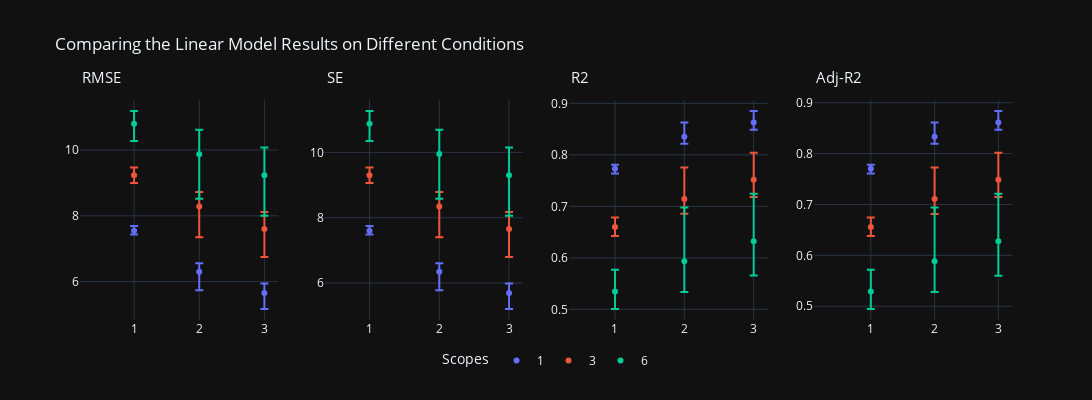
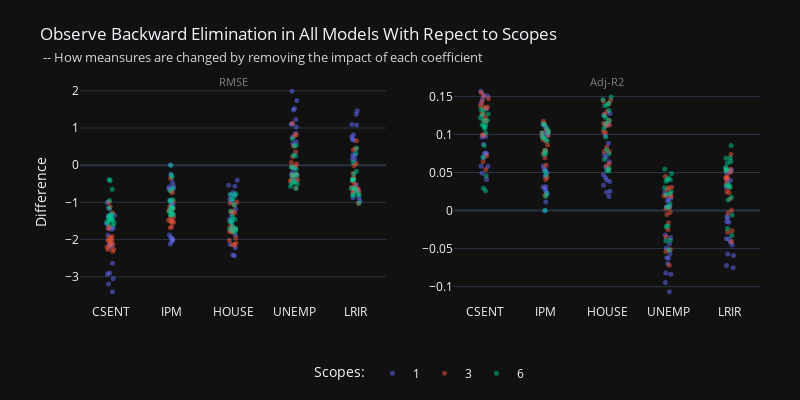
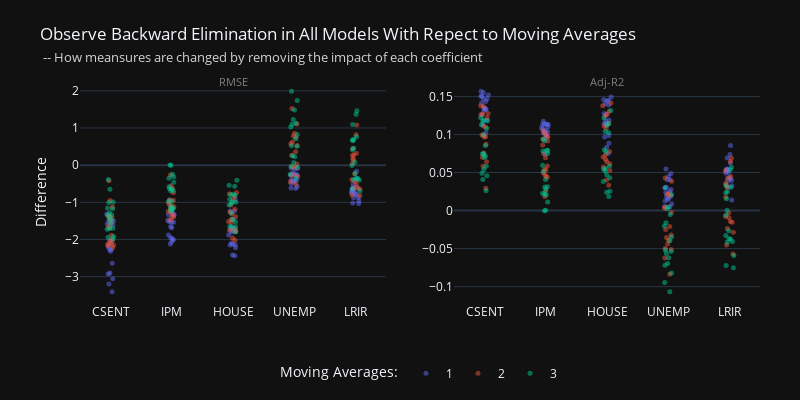

Notebook code cell kept with these figures, in order:
### Code cell
# comparing model performance & backward elimination test
fig1_1, fig1_2, fig1_3 = PA.model_learning([1, 3, 6], model='LinR')

horizon_plots(fig1_1, 'Linear Model').show()
fig1_2.show()
fig1_3.show()

### Figure 1 — Plotly figure (JSON) as saved in the notebook; plotly's stock layout.template omitted (floating-point values rounded to 4 significant figures)
{"data": [{"error_y": {"array": [0.1464, 0.2598, 0.292], "arrayminus": [0.1142, 0.5636, 0.4844]}, "hovertemplate": "SC=1<br>MA=%{x}<br>RMSE_mean=%{y}<extra></extra>", "legendgroup": "1", "marker": {"color": "#636efa", "symbol": "circle"}, "mode": "markers", "name": "1", "orientation": "v", "showlegend": true, "type": "scatter", "x": [1, 2, 3], "xaxis": "x", "y": [7.546, 6.3, 5.651], "yaxis": "y"}, {"error_y": {"array": [0.2338, 0.4361, 0.5202], "arrayminus": [0.2333, 0.9386, 0.8502]}, "hovertemplate": "SC=3<br>MA=%{x}<br>RMSE_mean=%{y}<extra></extra>", "legendgroup": "3", "marker": {"color": "#EF553B", "symbol": "circle"}, "mode": "markers", "name": "3", "orientation": "v", "showlegend": true, "type": "scatter", "x": [1, 2, 3], "xaxis": "x", "y": [9.233, 8.284, 7.595], "yaxis": "y"}, {"error_y": {"array": [0.3899, 0.7421, 0.8474], "arrayminus": [0.5205, 1.359, 1.228]}, "hovertemplate": "SC=6<br>MA=%{x}<br>RMSE_mean=%{y}<extra></extra>", "legendgroup": "6", "marker": {"color": "#00cc96", "symbol": "circle"}, "mode": "markers", "name": "6", "orientation": "v", "showlegend": true, "type": "scatter", "x": [1, 2, 3], "xaxis": "x", "y": [10.8, 9.875, 9.231], "yaxis": "y"}, {"error_y": {"array": [0.1474, 0.2618, 0.2943], "arrayminus": [0.1147, 0.568, 0.4883]}, "hovertemplate": "SC=1<br>MA=%{x}<br>SE_mean=%{y}<extra></extra>", "legendgroup": "1", "marker": {"color": "#636efa", "symbol": "circle"}, "mode": "markers", "name": "1", "orientation": "v", "showlegend": false, "type": "scatter", "x": [1, 2, 3], "xaxis": "x2", "y": [7.601, 6.346, 5.693], "yaxis": "y2"}, {"error_y": {"array": [0.2354, 0.4395, 0.5243], "arrayminus": [0.2346, 0.9459, 0.8568]}, "hovertemplate": "SC=3<br>MA=%{x}<br>SE_mean=%{y}<extra></extra>", "legendgroup": "3", "marker": {"color": "#EF553B", "symbol": "circle"}, "mode": "markers", "name": "3", "orientation": "v", "showlegend": false, "type": "scatter", "x": [1, 2, 3], "xaxis": "x2", "y": [9.301, 8.345, 7.651], "yaxis": "y2"}, {"error_y": {"array": [0.3926, 0.7478, 0.8539], "arrayminus": [0.5247, 1.369, 1.237]}, "hovertemplate": "SC=6<br>MA=%{x}<br>SE_mean=%{y}<extra></extra>", "legendgroup": "6", "marker": {"color": "#00cc96", "symbol": "circle"}, "mode": "markers", "name": "6", "orientation": "v", "showlegend": false, "type": "scatter", "x": [1, 2, 3], "xaxis": "x2", "y": [10.87, 9.947, 9.299], "yaxis": "y2"}, {"error_y": {"array": [0.007785, 0.02781, 0.02235], "arrayminus": [0.008916, 0.01338, 0.01384]}, "hovertemplate": "SC=1<br>MA=%{x}<br>R2_mean=%{y}<extra></extra>", "legendgroup": "1", "marker": {"color": "#636efa", "symbol": "circle"}, "mode": "markers", "name": "1", "orientation": "v", "showlegend": false, "type": "scatter", "x": [1, 2, 3], "xaxis": "x3", "y": [0.7728, 0.8351, 0.8628], "yaxis": "y3"}, {"error_y": {"array": [0.01843, 0.06073, 0.05258], "arrayminus": [0.01742, 0.02906, 0.03332]}, "hovertemplate": "SC=3<br>MA=%{x}<br>R2_mean=%{y}<extra></extra>", "legendgroup": "3", "marker": {"color": "#EF553B", "symbol": "circle"}, "mode": "markers", "name": "3", "orientation": "v", "showlegend": false, "type": "scatter", "x": [1, 2, 3], "xaxis": "x3", "y": [0.6598, 0.7145, 0.7516], "yaxis": "y3"}, {"error_y": {"array": [0.04208, 0.1045, 0.09226], "arrayminus": [0.03394, 0.05966, 0.06655]}, "hovertemplate": "SC=6<br>MA=%{x}<br>R2_mean=%{y}<extra></extra>", "legendgroup": "6", "marker": {"color": "#00cc96", "symbol": "circle"}, "mode": "markers", "name": "6", "orientation": "v", "showlegend": false, "type": "scatter", "x": [1, 2, 3], "xaxis": "x3", "y": [0.5346, 0.5934, 0.6321], "yaxis": "y3"}, {"error_y": {"array": [0.007864, 0.02816, 0.02263], "arrayminus": [0.009022, 0.01354, 0.01402]}, "hovertemplate": "SC=1<br>MA=%{x}<br>Adj-R2_mean=%{y}<extra></extra>", "legendgroup": "1", "marker": {"color": "#636efa", "symbol": "circle"}, "mode": "markers", "name": "1", "orientation": "v", "showlegend": false, "type": "scatter", "x": [1, 2, 3], "xaxis": "x4", "y": [0.77, 0.8331, 0.8611], "yaxis": "y4"}, {"error_y": {"array": [0.01863, 0.06149, 0.05325], "arrayminus": [0.01763, 0.02943, 0.03374]}, "hovertemplate": "SC=3<br>MA=%{x}<br>Adj-R2_mean=%{y}<extra></extra>", "legendgroup": "3", "marker": {"color": "#EF553B", "symbol": "circle"}, "mode": "markers", "name": "3", "orientation": "v", "showlegend": false, "type": "scatter", "x": [1, 2, 3], "xaxis": "x4", "y": [0.6556, 0.711, 0.7486], "yaxis": "y4"}, {"error_y": {"array": [0.04263, 0.1058, 0.09342], "arrayminus": [0.03435, 0.06041, 0.06739]}, "hovertemplate": "SC=6<br>MA=%{x}<br>Adj-R2_mean=%{y}<extra></extra>", "legendgroup": "6", "marker": {"color": "#00cc96", "symbol": "circle"}, "mode": "markers", "name": "6", "orientation": "v", "showlegend": false, "type": "scatter", "x": [1, 2, 3], "xaxis": "x4", "y": [0.5289, 0.5884, 0.6276], "yaxis": "y4"}], "layout": {"annotations": [{"font": {"size": 15}, "showarrow": false, "text": "RMSE", "x": 0.5, "xanchor": "center", "xref": "x", "y": 1.05, "yanchor": "bottom", "yref": "paper"}, {"font": {"size": 15}, "showarrow": false, "text": "SE", "x": 0.5, "xanchor": "center", "xref": "x2", "y": 1.05, "yanchor": "bottom", "yref": "paper"}, {"font": {"size": 15}, "showarrow": false, "text": "R2", "x": 0.5, "xanchor": "center", "xref": "x3", "y": 1.05, "yanchor": "bottom", "yref": "paper"}, {"font": {"size": 15}, "showarrow": false, "text": "Adj-R2", "x": 0.5, "xanchor": "center", "xref": "x4", "y": 1.05, "yanchor": "bottom", "yref": "paper"}], "height": 400, "legend": {"orientation": "h", "title": {"text": "Scopes"}, "x": 0.5, "xanchor": "center", "y": -0.25, "yanchor": "bottom"}, "title": {"text": "Comparing the Linear Model Results on Different Conditions"}, "width": 1200, "xaxis": {"anchor": "y", "domain": [0, 0.2125]}, "xaxis2": {"anchor": "y2", "domain": [0.2625, 0.475]}, "xaxis3": {"anchor": "y3", "domain": [0.525, 0.7375]}, "xaxis4": {"anchor": "y4", "domain": [0.7875, 1]}, "yaxis": {"anchor": "x", "domain": [0, 1]}, "yaxis2": {"anchor": "x2", "domain": [0, 1]}, "yaxis3": {"anchor": "x3", "domain": [0, 1]}, "yaxis4": {"anchor": "x4", "domain": [0, 1]}}}

### Figure 2 — Plotly figure (JSON) as saved in the notebook; plotly's stock layout.template omitted (floating-point values rounded to 4 significant figures)
{"data": [{"alignmentgroup": "True", "boxpoints": "all", "fillcolor": "rgba(255,255,255,0)", "hoveron": "points", "hovertemplate": "sc=1<br>theta=%{x}<br>diff=%{y}<extra></extra>", "legendgroup": "1", "line": {"color": "rgba(255,255,255,0)"}, "marker": {"color": "#636efa", "opacity": 0.5, "size": 5}, "name": "1", "offsetgroup": "1", "orientation": "v", "pointpos": 0, "showlegend": true, "type": "box", "x": ["CSENT", "IPM", "HOUSE", "UNEMP", "LRIR", "CSENT", "IPM", "HOUSE", "UNEMP", "LRIR", "CSENT", "IPM", "HOUSE", "UNEMP", "LRIR", "CSENT", "IPM", "HOUSE", "UNEMP", "LRIR", "CSENT", "IPM", "HOUSE", "UNEMP", "LRIR", "CSENT", "IPM", "HOUSE", "UNEMP", "LRIR", "CSENT", "IPM", "HOUSE", "UNEMP", "LRIR", "CSENT", "IPM", "HOUSE", "UNEMP", "LRIR", "CSENT", "IPM", "HOUSE", "UNEMP", "LRIR", "CSENT", "IPM", "HOUSE", "UNEMP", "LRIR", "CSENT", "IPM", "HOUSE", "UNEMP", "LRIR", "CSENT", "IPM", "HOUSE", "UNEMP", "LRIR", "CSENT", "IPM", "HOUSE", "UNEMP", "LRIR", "CSENT", "IPM", "HOUSE", "UNEMP", "LRIR", "CSENT", "IPM", "HOUSE", "UNEMP", "LRIR", "CSENT", "IPM", "HOUSE", "UNEMP", "LRIR", "CSENT", "IPM", "HOUSE", "UNEMP", "LRIR", "CSENT", "IPM", "HOUSE", "UNEMP", "LRIR"], "x0": " ", "xaxis": "x", "y": [-2.638, -2.008, -2.123, -0.0865, -0.5214, -2.929, -2.059, -2.414, -0.08208, -0.8782, -3.052, -2.12, -2.437, -0.207, -0.6703, -2.903, -1.876, -2.22, -0.2727, -0.6705, -3.195, -1.943, -1.878, -0.2465, -0.871, -3.407, -1.979, -1.663, -0.4085, -0.9565, -1.364, -0.5526, -0.7338, 1.528, 1.079, -1.687, -0.9407, -0.8301, 1.106, 0.8207, -1.887, -1.066, -1.316, 0.8585, 0.2778, -2.148, -1.169, -1.517, 0.7496, 0.1719, -2.12, -1.093, -1.455, 0.621, 0.2586, -2.204, -1.011, -1.182, 0.5767, 0.147, -1.004, 0.007482, -0.5635, 1.991, 1.463, -1.173, -0.2437, -0.4069, 1.74, 1.37, -1.344, -0.4605, -0.5427, 1.483, 1.098, -1.568, -0.6363, -0.9138, 1.229, 0.7665, -1.693, -0.6406, -0.9972, 1.102, 0.6802, -1.725, -0.5789, -0.8059, 1.027, 0.6954], "y0": " ", "yaxis": "y"}, {"alignmentgroup": "True", "boxpoints": "all", "fillcolor": "rgba(255,255,255,0)", "hoveron": "points", "hovertemplate": "sc=1<br>theta=%{x}<br>diff=%{y}<extra></extra>", "legendgroup": "1", "line": {"color": "rgba(255,255,255,0)"}, "marker": {"color": "#636efa", "opacity": 0.5, "size": 5}, "name": "1", "offsetgroup": "1", "orientation": "v", "pointpos": 0, "showlegend": false, "type": "box", "x": ["CSENT", "IPM", "HOUSE", "UNEMP", "LRIR", "CSENT", "IPM", "HOUSE", "UNEMP", "LRIR", "CSENT", "IPM", "HOUSE", "UNEMP", "LRIR", "CSENT", "IPM", "HOUSE", "UNEMP", "LRIR", "CSENT", "IPM", "HOUSE", "UNEMP", "LRIR", "CSENT", "IPM", "HOUSE", "UNEMP", "LRIR", "CSENT", "IPM", "HOUSE", "UNEMP", "LRIR", "CSENT", "IPM", "HOUSE", "UNEMP", "LRIR", "CSENT", "IPM", "HOUSE", "UNEMP", "LRIR", "CSENT", "IPM", "HOUSE", "UNEMP", "LRIR", "CSENT", "IPM", "HOUSE", "UNEMP", "LRIR", "CSENT", "IPM", "HOUSE", "UNEMP", "LRIR", "CSENT", "IPM", "HOUSE", "UNEMP", "LRIR", "CSENT", "IPM", "HOUSE", "UNEMP", "LRIR", "CSENT", "IPM", "HOUSE", "UNEMP", "LRIR", "CSENT", "IPM", "HOUSE", "UNEMP", "LRIR", "CSENT", "IPM", "HOUSE", "UNEMP", "LRIR", "CSENT", "IPM", "HOUSE", "UNEMP", "LRIR"], "x0": " ", "xaxis": "x2", "y": [0.1337, 0.1069, 0.112, 0.00528, 0.0309, 0.1466, 0.1103, 0.1258, 0.005053, 0.05123, 0.152, 0.1136, 0.1275, 0.01269, 0.03984, 0.1415, 0.09919, 0.1143, 0.01618, 0.03871, 0.1506, 0.1014, 0.0985, 0.01455, 0.04922, 0.157, 0.1025, 0.0883, 0.02375, 0.0535, 0.05813, 0.02544, 0.03323, -0.08377, -0.05711, 0.07556, 0.04509, 0.04017, -0.06255, -0.04542, 0.08723, 0.05297, 0.06398, -0.04958, -0.01536, 0.09884, 0.05857, 0.07382, -0.0436, -0.00958, 0.09666, 0.05452, 0.0704, -0.03544, -0.01437, 0.09745, 0.04975, 0.0573, -0.03221, -0.007944, 0.04081, -0.000337, 0.02398, -0.1069, -0.07519, 0.04889, 0.01114, 0.01831, -0.09455, -0.07224, 0.05806, 0.02166, 0.02533, -0.08226, -0.05904, 0.06972, 0.03085, 0.04321, -0.06956, -0.04183, 0.07471, 0.03119, 0.04702, -0.06197, -0.03701, 0.07457, 0.02789, 0.03804, -0.05664, -0.03735], "y0": " ", "yaxis": "y2"}, {"alignmentgroup": "True", "boxpoints": "all", "fillcolor": "rgba(255,255,255,0)", "hoveron": "points", "hovertemplate": "sc=3<br>theta=%{x}<br>diff=%{y}<extra></extra>", "legendgroup": "3", "line": {"color": "rgba(255,255,255,0)"}, "marker": {"color": "#EF553B", "opacity": 0.5, "size": 5}, "name": "3", "offsetgroup": "3", "orientation": "v", "pointpos": 0, "showlegend": true, "type": "box", "x": ["CSENT", "IPM", "HOUSE", "UNEMP", "LRIR", "CSENT", "IPM", "HOUSE", "UNEMP", "LRIR", "CSENT", "IPM", "HOUSE", "UNEMP", "LRIR", "CSENT", "IPM", "HOUSE", "UNEMP", "LRIR", "CSENT", "IPM", "HOUSE", "UNEMP", "LRIR", "CSENT", "IPM", "HOUSE", "UNEMP", "LRIR", "CSENT", "IPM", "HOUSE", "UNEMP", "LRIR", "CSENT", "IPM", "HOUSE", "UNEMP", "LRIR", "CSENT", "IPM", "HOUSE", "UNEMP", "LRIR", "CSENT", "IPM", "HOUSE", "UNEMP", "LRIR", "CSENT", "IPM", "HOUSE", "UNEMP", "LRIR", "CSENT", "IPM", "HOUSE", "UNEMP", "LRIR", "CSENT", "IPM", "HOUSE", "UNEMP", "LRIR", "CSENT", "IPM", "HOUSE", "UNEMP", "LRIR", "CSENT", "IPM", "HOUSE", "UNEMP", "LRIR", "CSENT", "IPM", "HOUSE", "UNEMP", "LRIR", "CSENT", "IPM", "HOUSE", "UNEMP", "LRIR", "CSENT", "IPM", "HOUSE", "UNEMP", "LRIR"], "x0": " ", "xaxis": "x", "y": [-2.041, -1.532, -1.782, -0.2647, -0.7073, -2.263, -1.529, -2.093, -0.2483, -1.032, -2.312, -1.684, -2.139, -0.3998, -0.74, -2.201, -1.646, -2.15, -0.6103, -0.7236, -2.09, -1.516, -1.715, -0.4251, -0.6147, -2.266, -1.478, -1.236, -0.3904, -0.5951, -1.121, -0.7413, -1.073, 0.7853, 0.4497, -1.652, -1.115, -1.26, 0.3642, 0.04812, -2.016, -1.313, -1.747, 0.03451, -0.6169, -2.162, -1.401, -1.959, -0.04513, -0.6376, -2.126, -1.475, -2.015, -0.2729, -0.5046, -2.023, -1.391, -1.785, -0.3046, -0.4349, -0.9891, -0.3546, -0.991, 1.13, 0.6595, -1.28, -0.6967, -1.024, 0.8254, 0.4176, -1.703, -0.9666, -1.288, 0.5105, -0.007347, -1.938, -1.166, -1.649, 0.2279, -0.3468, -1.976, -1.217, -1.798, 0.07375, -0.3587, -1.919, -1.218, -1.666, -0.03363, -0.2252], "y0": " ", "yaxis": "y"}, {"alignmentgroup": "True", "boxpoints": "all", "fillcolor": "rgba(255,255,255,0)", "hoveron": "points", "hovertemplate": "sc=3<br>theta=%{x}<br>diff=%{y}<extra></extra>", "legendgroup": "3", "line": {"color": "rgba(255,255,255,0)"}, "marker": {"color": "#EF553B", "opacity": 0.5, "size": 5}, "name": "3", "offsetgroup": "3", "orientation": "v", "pointpos": 0, "showlegend": false, "type": "box", "x": ["CSENT", "IPM", "HOUSE", "UNEMP", "LRIR", "CSENT", "IPM", "HOUSE", "UNEMP", "LRIR", "CSENT", "IPM", "HOUSE", "UNEMP", "LRIR", "CSENT", "IPM", "HOUSE", "UNEMP", "LRIR", "CSENT", "IPM", "HOUSE", "UNEMP", "LRIR", "CSENT", "IPM", "HOUSE", "UNEMP", "LRIR", "CSENT", "IPM", "HOUSE", "UNEMP", "LRIR", "CSENT", "IPM", "HOUSE", "UNEMP", "LRIR", "CSENT", "IPM", "HOUSE", "UNEMP", "LRIR", "CSENT", "IPM", "HOUSE", "UNEMP", "LRIR", "CSENT", "IPM", "HOUSE", "UNEMP", "LRIR", "CSENT", "IPM", "HOUSE", "UNEMP", "LRIR", "CSENT", "IPM", "HOUSE", "UNEMP", "LRIR", "CSENT", "IPM", "HOUSE", "UNEMP", "LRIR", "CSENT", "IPM", "HOUSE", "UNEMP", "LRIR", "CSENT", "IPM", "HOUSE", "UNEMP", "LRIR", "CSENT", "IPM", "HOUSE", "UNEMP", "LRIR", "CSENT", "IPM", "HOUSE", "UNEMP", "LRIR"], "x0": " ", "xaxis": "x2", "y": [0.1339, 0.1036, 0.1187, 0.01927, 0.05023, 0.1502, 0.106, 0.1403, 0.0185, 0.07362, 0.1552, 0.1173, 0.1451, 0.02993, 0.05438, 0.1469, 0.1136, 0.1439, 0.04465, 0.05261, 0.136, 0.1022, 0.1142, 0.03053, 0.04368, 0.1434, 0.09819, 0.08331, 0.02765, 0.04166, 0.06414, 0.04361, 0.06164, -0.05125, -0.02871, 0.09914, 0.06945, 0.0777, -0.02495, -0.003233, 0.1261, 0.08602, 0.1112, -0.002456, 0.04221, 0.1377, 0.09368, 0.1264, 0.003275, 0.04468, 0.1363, 0.09864, 0.1302, 0.01962, 0.03579, 0.1276, 0.09143, 0.1144, 0.0214, 0.03032, 0.05387, 0.02029, 0.05396, -0.07196, -0.04065, 0.07177, 0.04083, 0.05857, -0.05383, -0.0265, 0.09951, 0.05957, 0.07758, -0.03473, 0.0004834, 0.118, 0.0749, 0.1025, -0.01602, 0.02351, 0.122, 0.07913, 0.1124, -0.005206, 0.02465, 0.1178, 0.07841, 0.104, 0.002338, 0.01547], "y0": " ", "yaxis": "y2"}, {"alignmentgroup": "True", "boxpoints": "all", "fillcolor": "rgba(255,255,255,0)", "hoveron": "points", "hovertemplate": "sc=6<br>theta=%{x}<br>diff=%{y}<extra></extra>", "legendgroup": "6", "line": {"color": "rgba(255,255,255,0)"}, "marker": {"color": "#00cc96", "opacity": 0.5, "size": 5}, "name": "6", "offsetgroup": "6", "orientation": "v", "pointpos": 0, "showlegend": true, "type": "box", "x": ["CSENT", "IPM", "HOUSE", "UNEMP", "LRIR", "CSENT", "IPM", "HOUSE", "UNEMP", "LRIR", "CSENT", "IPM", "HOUSE", "UNEMP", "LRIR", "CSENT", "IPM", "HOUSE", "UNEMP", "LRIR", "CSENT", "IPM", "HOUSE", "UNEMP", "LRIR", "CSENT", "IPM", "HOUSE", "UNEMP", "LRIR", "CSENT", "IPM", "HOUSE", "UNEMP", "LRIR", "CSENT", "IPM", "HOUSE", "UNEMP", "LRIR", "CSENT", "IPM", "HOUSE", "UNEMP", "LRIR", "CSENT", "IPM", "HOUSE", "UNEMP", "LRIR", "CSENT", "IPM", "HOUSE", "UNEMP", "LRIR", "CSENT", "IPM", "HOUSE", "UNEMP", "LRIR", "CSENT", "IPM", "HOUSE", "UNEMP", "LRIR", "CSENT", "IPM", "HOUSE", "UNEMP", "LRIR", "CSENT", "IPM", "HOUSE", "UNEMP", "LRIR", "CSENT", "IPM", "HOUSE", "UNEMP", "LRIR", "CSENT", "IPM", "HOUSE", "UNEMP", "LRIR", "CSENT", "IPM", "HOUSE", "UNEMP", "LRIR"], "x0": " ", "xaxis": "x", "y": [-1.31, -0.9283, -1.231, -0.1094, -0.777, -1.611, -1.154, -1.713, -0.2838, -1.02, -1.58, -1.339, -1.795, -0.459, -0.7909, -1.501, -1.335, -1.765, -0.6275, -0.6277, -1.39, -1.327, -1.451, -0.574, -0.3808, -1.514, -1.286, -0.9242, -0.4891, -0.164, -0.4171, -0.2605, -0.7678, 0.5279, 0.3215, -0.9517, -0.6206, -0.9126, 0.2642, -0.227, -1.411, -0.9407, -1.389, -0.05458, -0.802, -1.558, -1.165, -1.705, -0.2555, -0.8126, -1.475, -1.253, -1.73, -0.4429, -0.6108, -1.364, -1.246, -1.541, -0.5035, -0.3913, -0.3817, -0.004411, -0.782, 0.7129, 0.4578, -0.6502, -0.3156, -0.7973, 0.526, 0.08121, -1.154, -0.6776, -1.072, 0.255, -0.3968, -1.436, -0.9784, -1.457, -0.05453, -0.6964, -1.467, -1.115, -1.641, -0.2452, -0.6346, -1.333, -1.153, -1.518, -0.3533, -0.3872], "y0": " ", "yaxis": "y"}, {"alignmentgroup": "True", "boxpoints": "all", "fillcolor": "rgba(255,255,255,0)", "hoveron": "points", "hovertemplate": "sc=6<br>theta=%{x}<br>diff=%{y}<extra></extra>", "legendgroup": "6", "line": {"color": "rgba(255,255,255,0)"}, "marker": {"color": "#00cc96", "opacity": 0.5, "size": 5}, "name": "6", "offsetgroup": "6", "orientation": "v", "pointpos": 0, "showlegend": false, "type": "box", "x": ["CSENT", "IPM", "HOUSE", "UNEMP", "LRIR", "CSENT", "IPM", "HOUSE", "UNEMP", "LRIR", "CSENT", "IPM", "HOUSE", "UNEMP", "LRIR", "CSENT", "IPM", "HOUSE", "UNEMP", "LRIR", "CSENT", "IPM", "HOUSE", "UNEMP", "LRIR", "CSENT", "IPM", "HOUSE", "UNEMP", "LRIR", "CSENT", "IPM", "HOUSE", "UNEMP", "LRIR", "CSENT", "IPM", "HOUSE", "UNEMP", "LRIR", "CSENT", "IPM", "HOUSE", "UNEMP", "LRIR", "CSENT", "IPM", "HOUSE", "UNEMP", "LRIR", "CSENT", "IPM", "HOUSE", "UNEMP", "LRIR", "CSENT", "IPM", "HOUSE", "UNEMP", "LRIR", "CSENT", "IPM", "HOUSE", "UNEMP", "LRIR", "CSENT", "IPM", "HOUSE", "UNEMP", "LRIR", "CSENT", "IPM", "HOUSE", "UNEMP", "LRIR", "CSENT", "IPM", "HOUSE", "UNEMP", "LRIR", "CSENT", "IPM", "HOUSE", "UNEMP", "LRIR", "CSENT", "IPM", "HOUSE", "UNEMP", "LRIR"], "x0": " ", "xaxis": "x2", "y": [0.1023, 0.07391, 0.09652, 0.009072, 0.06234, 0.131, 0.09605, 0.1387, 0.02461, 0.08545, 0.1327, 0.1137, 0.1492, 0.04062, 0.06894, 0.1257, 0.1127, 0.1459, 0.05474, 0.05476, 0.1134, 0.1085, 0.118, 0.0487, 0.0326, 0.1188, 0.1021, 0.07473, 0.04041, 0.01376, 0.02923, 0.01842, 0.05266, -0.03909, -0.02353, 0.07019, 0.04664, 0.06746, -0.02084, 0.01744, 0.1099, 0.07512, 0.1083, 0.004561, 0.06451, 0.1268, 0.09673, 0.1377, 0.02219, 0.06868, 0.122, 0.1049, 0.1413, 0.03856, 0.05275, 0.111, 0.1021, 0.1243, 0.04281, 0.03345, 0.02598, 0.0003075, 0.05186, -0.05192, -0.03283, 0.04564, 0.02261, 0.05546, -0.03961, -0.005958, 0.08549, 0.05161, 0.07982, -0.02045, 0.03071, 0.1128, 0.07878, 0.1143, 0.004609, 0.05692, 0.1188, 0.09191, 0.1316, 0.02114, 0.05364, 0.1079, 0.09421, 0.1217, 0.0301, 0.03293], "y0": " ", "yaxis": "y2"}], "layout": {"annotations": [{"font": {"color": "grey", "size": 11}, "showarrow": false, "text": "RMSE", "x": 0.225, "xanchor": "center", "xref": "paper", "y": 0.95, "yanchor": "bottom", "yref": "paper"}, {"font": {"color": "grey", "size": 11}, "showarrow": false, "text": "Adj-R2", "x": 0.775, "xanchor": "center", "xref": "paper", "y": 0.95, "yanchor": "bottom", "yref": "paper"}], "height": 400, "legend": {"orientation": "h", "title": {"text": "Scopes:"}, "x": 0.5, "xanchor": "center", "y": -0.25, "yanchor": "top"}, "margin": {"b": 60, "l": 80, "r": 40, "t": 80}, "title": {"text": "Observe Backward Elimination in All Models With Repect to Scopes<br><span style=\"font-size: 12.5px; color: lightgrey;\"> -- How meansures are changed by removing the impact of each coefficient</span>"}, "width": 800, "xaxis": {"anchor": "y", "domain": [0, 0.45]}, "xaxis2": {"anchor": "y2", "domain": [0.55, 1]}, "yaxis": {"anchor": "x", "domain": [0, 1], "title": {"text": "Difference"}}, "yaxis2": {"anchor": "x2", "domain": [0, 1]}}}

### Figure 3 — Plotly figure (JSON) as saved in the notebook; plotly's stock layout.template omitted (floating-point values rounded to 4 significant figures)
{"data": [{"alignmentgroup": "True", "boxpoints": "all", "fillcolor": "rgba(255,255,255,0)", "hoveron": "points", "hovertemplate": "ma=1<br>theta=%{x}<br>diff=%{y}<extra></extra>", "legendgroup": "1", "line": {"color": "rgba(255,255,255,0)"}, "marker": {"color": "#636efa", "opacity": 0.5, "size": 5}, "name": "1", "offsetgroup": "1", "orientation": "v", "pointpos": 0, "showlegend": true, "type": "box", "x": ["CSENT", "IPM", "HOUSE", "UNEMP", "LRIR", "CSENT", "IPM", "HOUSE", "UNEMP", "LRIR", "CSENT", "IPM", "HOUSE", "UNEMP", "LRIR", "CSENT", "IPM", "HOUSE", "UNEMP", "LRIR", "CSENT", "IPM", "HOUSE", "UNEMP", "LRIR", "CSENT", "IPM", "HOUSE", "UNEMP", "LRIR", "CSENT", "IPM", "HOUSE", "UNEMP", "LRIR", "CSENT", "IPM", "HOUSE", "UNEMP", "LRIR", "CSENT", "IPM", "HOUSE", "UNEMP", "LRIR", "CSENT", "IPM", "HOUSE", "UNEMP", "LRIR", "CSENT", "IPM", "HOUSE", "UNEMP", "LRIR", "CSENT", "IPM", "HOUSE", "UNEMP", "LRIR", "CSENT", "IPM", "HOUSE", "UNEMP", "LRIR", "CSENT", "IPM", "HOUSE", "UNEMP", "LRIR", "CSENT", "IPM", "HOUSE", "UNEMP", "LRIR", "CSENT", "IPM", "HOUSE", "UNEMP", "LRIR", "CSENT", "IPM", "HOUSE", "UNEMP", "LRIR", "CSENT", "IPM", "HOUSE", "UNEMP", "LRIR"], "x0": " ", "xaxis": "x", "y": [-2.638, -2.008, -2.123, -0.0865, -0.5214, -2.929, -2.059, -2.414, -0.08208, -0.8782, -3.052, -2.12, -2.437, -0.207, -0.6703, -2.903, -1.876, -2.22, -0.2727, -0.6705, -3.195, -1.943, -1.878, -0.2465, -0.871, -3.407, -1.979, -1.663, -0.4085, -0.9565, -2.041, -1.532, -1.782, -0.2647, -0.7073, -2.263, -1.529, -2.093, -0.2483, -1.032, -2.312, -1.684, -2.139, -0.3998, -0.74, -2.201, -1.646, -2.15, -0.6103, -0.7236, -2.09, -1.516, -1.715, -0.4251, -0.6147, -2.266, -1.478, -1.236, -0.3904, -0.5951, -1.31, -0.9283, -1.231, -0.1094, -0.777, -1.611, -1.154, -1.713, -0.2838, -1.02, -1.58, -1.339, -1.795, -0.459, -0.7909, -1.501, -1.335, -1.765, -0.6275, -0.6277, -1.39, -1.327, -1.451, -0.574, -0.3808, -1.514, -1.286, -0.9242, -0.4891, -0.164], "y0": " ", "yaxis": "y"}, {"alignmentgroup": "True", "boxpoints": "all", "fillcolor": "rgba(255,255,255,0)", "hoveron": "points", "hovertemplate": "ma=1<br>theta=%{x}<br>diff=%{y}<extra></extra>", "legendgroup": "1", "line": {"color": "rgba(255,255,255,0)"}, "marker": {"color": "#636efa", "opacity": 0.5, "size": 5}, "name": "1", "offsetgroup": "1", "orientation": "v", "pointpos": 0, "showlegend": false, "type": "box", "x": ["CSENT", "IPM", "HOUSE", "UNEMP", "LRIR", "CSENT", "IPM", "HOUSE", "UNEMP", "LRIR", "CSENT", "IPM", "HOUSE", "UNEMP", "LRIR", "CSENT", "IPM", "HOUSE", "UNEMP", "LRIR", "CSENT", "IPM", "HOUSE", "UNEMP", "LRIR", "CSENT", "IPM", "HOUSE", "UNEMP", "LRIR", "CSENT", "IPM", "HOUSE", "UNEMP", "LRIR", "CSENT", "IPM", "HOUSE", "UNEMP", "LRIR", "CSENT", "IPM", "HOUSE", "UNEMP", "LRIR", "CSENT", "IPM", "HOUSE", "UNEMP", "LRIR", "CSENT", "IPM", "HOUSE", "UNEMP", "LRIR", "CSENT", "IPM", "HOUSE", "UNEMP", "LRIR", "CSENT", "IPM", "HOUSE", "UNEMP", "LRIR", "CSENT", "IPM", "HOUSE", "UNEMP", "LRIR", "CSENT", "IPM", "HOUSE", "UNEMP", "LRIR", "CSENT", "IPM", "HOUSE", "UNEMP", "LRIR", "CSENT", "IPM", "HOUSE", "UNEMP", "LRIR", "CSENT", "IPM", "HOUSE", "UNEMP", "LRIR"], "x0": " ", "xaxis": "x2", "y": [0.1337, 0.1069, 0.112, 0.00528, 0.0309, 0.1466, 0.1103, 0.1258, 0.005053, 0.05123, 0.152, 0.1136, 0.1275, 0.01269, 0.03984, 0.1415, 0.09919, 0.1143, 0.01618, 0.03871, 0.1506, 0.1014, 0.0985, 0.01455, 0.04922, 0.157, 0.1025, 0.0883, 0.02375, 0.0535, 0.1339, 0.1036, 0.1187, 0.01927, 0.05023, 0.1502, 0.106, 0.1403, 0.0185, 0.07362, 0.1552, 0.1173, 0.1451, 0.02993, 0.05438, 0.1469, 0.1136, 0.1439, 0.04465, 0.05261, 0.136, 0.1022, 0.1142, 0.03053, 0.04368, 0.1434, 0.09819, 0.08331, 0.02765, 0.04166, 0.1023, 0.07391, 0.09652, 0.009072, 0.06234, 0.131, 0.09605, 0.1387, 0.02461, 0.08545, 0.1327, 0.1137, 0.1492, 0.04062, 0.06894, 0.1257, 0.1127, 0.1459, 0.05474, 0.05476, 0.1134, 0.1085, 0.118, 0.0487, 0.0326, 0.1188, 0.1021, 0.07473, 0.04041, 0.01376], "y0": " ", "yaxis": "y2"}, {"alignmentgroup": "True", "boxpoints": "all", "fillcolor": "rgba(255,255,255,0)", "hoveron": "points", "hovertemplate": "ma=2<br>theta=%{x}<br>diff=%{y}<extra></extra>", "legendgroup": "2", "line": {"color": "rgba(255,255,255,0)"}, "marker": {"color": "#EF553B", "opacity": 0.5, "size": 5}, "name": "2", "offsetgroup": "2", "orientation": "v", "pointpos": 0, "showlegend": true, "type": "box", "x": ["CSENT", "IPM", "HOUSE", "UNEMP", "LRIR", "CSENT", "IPM", "HOUSE", "UNEMP", "LRIR", "CSENT", "IPM", "HOUSE", "UNEMP", "LRIR", "CSENT", "IPM", "HOUSE", "UNEMP", "LRIR", "CSENT", "IPM", "HOUSE", "UNEMP", "LRIR", "CSENT", "IPM", "HOUSE", "UNEMP", "LRIR", "CSENT", "IPM", "HOUSE", "UNEMP", "LRIR", "CSENT", "IPM", "HOUSE", "UNEMP", "LRIR", "CSENT", "IPM", "HOUSE", "UNEMP", "LRIR", "CSENT", "IPM", "HOUSE", "UNEMP", "LRIR", "CSENT", "IPM", "HOUSE", "UNEMP", "LRIR", "CSENT", "IPM", "HOUSE", "UNEMP", "LRIR", "CSENT", "IPM", "HOUSE", "UNEMP", "LRIR", "CSENT", "IPM", "HOUSE", "UNEMP", "LRIR", "CSENT", "IPM", "HOUSE", "UNEMP", "LRIR", "CSENT", "IPM", "HOUSE", "UNEMP", "LRIR", "CSENT", "IPM", "HOUSE", "UNEMP", "LRIR", "CSENT", "IPM", "HOUSE", "UNEMP", "LRIR"], "x0": " ", "xaxis": "x", "y": [-1.364, -0.5526, -0.7338, 1.528, 1.079, -1.687, -0.9407, -0.8301, 1.106, 0.8207, -1.887, -1.066, -1.316, 0.8585, 0.2778, -2.148, -1.169, -1.517, 0.7496, 0.1719, -2.12, -1.093, -1.455, 0.621, 0.2586, -2.204, -1.011, -1.182, 0.5767, 0.147, -1.121, -0.7413, -1.073, 0.7853, 0.4497, -1.652, -1.115, -1.26, 0.3642, 0.04812, -2.016, -1.313, -1.747, 0.03451, -0.6169, -2.162, -1.401, -1.959, -0.04513, -0.6376, -2.126, -1.475, -2.015, -0.2729, -0.5046, -2.023, -1.391, -1.785, -0.3046, -0.4349, -0.4171, -0.2605, -0.7678, 0.5279, 0.3215, -0.9517, -0.6206, -0.9126, 0.2642, -0.227, -1.411, -0.9407, -1.389, -0.05458, -0.802, -1.558, -1.165, -1.705, -0.2555, -0.8126, -1.475, -1.253, -1.73, -0.4429, -0.6108, -1.364, -1.246, -1.541, -0.5035, -0.3913], "y0": " ", "yaxis": "y"}, {"alignmentgroup": "True", "boxpoints": "all", "fillcolor": "rgba(255,255,255,0)", "hoveron": "points", "hovertemplate": "ma=2<br>theta=%{x}<br>diff=%{y}<extra></extra>", "legendgroup": "2", "line": {"color": "rgba(255,255,255,0)"}, "marker": {"color": "#EF553B", "opacity": 0.5, "size": 5}, "name": "2", "offsetgroup": "2", "orientation": "v", "pointpos": 0, "showlegend": false, "type": "box", "x": ["CSENT", "IPM", "HOUSE", "UNEMP", "LRIR", "CSENT", "IPM", "HOUSE", "UNEMP", "LRIR", "CSENT", "IPM", "HOUSE", "UNEMP", "LRIR", "CSENT", "IPM", "HOUSE", "UNEMP", "LRIR", "CSENT", "IPM", "HOUSE", "UNEMP", "LRIR", "CSENT", "IPM", "HOUSE", "UNEMP", "LRIR", "CSENT", "IPM", "HOUSE", "UNEMP", "LRIR", "CSENT", "IPM", "HOUSE", "UNEMP", "LRIR", "CSENT", "IPM", "HOUSE", "UNEMP", "LRIR", "CSENT", "IPM", "HOUSE", "UNEMP", "LRIR", "CSENT", "IPM", "HOUSE", "UNEMP", "LRIR", "CSENT", "IPM", "HOUSE", "UNEMP", "LRIR", "CSENT", "IPM", "HOUSE", "UNEMP", "LRIR", "CSENT", "IPM", "HOUSE", "UNEMP", "LRIR", "CSENT", "IPM", "HOUSE", "UNEMP", "LRIR", "CSENT", "IPM", "HOUSE", "UNEMP", "LRIR", "CSENT", "IPM", "HOUSE", "UNEMP", "LRIR", "CSENT", "IPM", "HOUSE", "UNEMP", "LRIR"], "x0": " ", "xaxis": "x2", "y": [0.05813, 0.02544, 0.03323, -0.08377, -0.05711, 0.07556, 0.04509, 0.04017, -0.06255, -0.04542, 0.08723, 0.05297, 0.06398, -0.04958, -0.01536, 0.09884, 0.05857, 0.07382, -0.0436, -0.00958, 0.09666, 0.05452, 0.0704, -0.03544, -0.01437, 0.09745, 0.04975, 0.0573, -0.03221, -0.007944, 0.06414, 0.04361, 0.06164, -0.05125, -0.02871, 0.09914, 0.06945, 0.0777, -0.02495, -0.003233, 0.1261, 0.08602, 0.1112, -0.002456, 0.04221, 0.1377, 0.09368, 0.1264, 0.003275, 0.04468, 0.1363, 0.09864, 0.1302, 0.01962, 0.03579, 0.1276, 0.09143, 0.1144, 0.0214, 0.03032, 0.02923, 0.01842, 0.05266, -0.03909, -0.02353, 0.07019, 0.04664, 0.06746, -0.02084, 0.01744, 0.1099, 0.07512, 0.1083, 0.004561, 0.06451, 0.1268, 0.09673, 0.1377, 0.02219, 0.06868, 0.122, 0.1049, 0.1413, 0.03856, 0.05275, 0.111, 0.1021, 0.1243, 0.04281, 0.03345], "y0": " ", "yaxis": "y2"}, {"alignmentgroup": "True", "boxpoints": "all", "fillcolor": "rgba(255,255,255,0)", "hoveron": "points", "hovertemplate": "ma=3<br>theta=%{x}<br>diff=%{y}<extra></extra>", "legendgroup": "3", "line": {"color": "rgba(255,255,255,0)"}, "marker": {"color": "#00cc96", "opacity": 0.5, "size": 5}, "name": "3", "offsetgroup": "3", "orientation": "v", "pointpos": 0, "showlegend": true, "type": "box", "x": ["CSENT", "IPM", "HOUSE", "UNEMP", "LRIR", "CSENT", "IPM", "HOUSE", "UNEMP", "LRIR", "CSENT", "IPM", "HOUSE", "UNEMP", "LRIR", "CSENT", "IPM", "HOUSE", "UNEMP", "LRIR", "CSENT", "IPM", "HOUSE", "UNEMP", "LRIR", "CSENT", "IPM", "HOUSE", "UNEMP", "LRIR", "CSENT", "IPM", "HOUSE", "UNEMP", "LRIR", "CSENT", "IPM", "HOUSE", "UNEMP", "LRIR", "CSENT", "IPM", "HOUSE", "UNEMP", "LRIR", "CSENT", "IPM", "HOUSE", "UNEMP", "LRIR", "CSENT", "IPM", "HOUSE", "UNEMP", "LRIR", "CSENT", "IPM", "HOUSE", "UNEMP", "LRIR", "CSENT", "IPM", "HOUSE", "UNEMP", "LRIR", "CSENT", "IPM", "HOUSE", "UNEMP", "LRIR", "CSENT", "IPM", "HOUSE", "UNEMP", "LRIR", "CSENT", "IPM", "HOUSE", "UNEMP", "LRIR", "CSENT", "IPM", "HOUSE", "UNEMP", "LRIR", "CSENT", "IPM", "HOUSE", "UNEMP", "LRIR"], "x0": " ", "xaxis": "x", "y": [-1.004, 0.007482, -0.5635, 1.991, 1.463, -1.173, -0.2437, -0.4069, 1.74, 1.37, -1.344, -0.4605, -0.5427, 1.483, 1.098, -1.568, -0.6363, -0.9138, 1.229, 0.7665, -1.693, -0.6406, -0.9972, 1.102, 0.6802, -1.725, -0.5789, -0.8059, 1.027, 0.6954, -0.9891, -0.3546, -0.991, 1.13, 0.6595, -1.28, -0.6967, -1.024, 0.8254, 0.4176, -1.703, -0.9666, -1.288, 0.5105, -0.007347, -1.938, -1.166, -1.649, 0.2279, -0.3468, -1.976, -1.217, -1.798, 0.07375, -0.3587, -1.919, -1.218, -1.666, -0.03363, -0.2252, -0.3817, -0.004411, -0.782, 0.7129, 0.4578, -0.6502, -0.3156, -0.7973, 0.526, 0.08121, -1.154, -0.6776, -1.072, 0.255, -0.3968, -1.436, -0.9784, -1.457, -0.05453, -0.6964, -1.467, -1.115, -1.641, -0.2452, -0.6346, -1.333, -1.153, -1.518, -0.3533, -0.3872], "y0": " ", "yaxis": "y"}, {"alignmentgroup": "True", "boxpoints": "all", "fillcolor": "rgba(255,255,255,0)", "hoveron": "points", "hovertemplate": "ma=3<br>theta=%{x}<br>diff=%{y}<extra></extra>", "legendgroup": "3", "line": {"color": "rgba(255,255,255,0)"}, "marker": {"color": "#00cc96", "opacity": 0.5, "size": 5}, "name": "3", "offsetgroup": "3", "orientation": "v", "pointpos": 0, "showlegend": false, "type": "box", "x": ["CSENT", "IPM", "HOUSE", "UNEMP", "LRIR", "CSENT", "IPM", "HOUSE", "UNEMP", "LRIR", "CSENT", "IPM", "HOUSE", "UNEMP", "LRIR", "CSENT", "IPM", "HOUSE", "UNEMP", "LRIR", "CSENT", "IPM", "HOUSE", "UNEMP", "LRIR", "CSENT", "IPM", "HOUSE", "UNEMP", "LRIR", "CSENT", "IPM", "HOUSE", "UNEMP", "LRIR", "CSENT", "IPM", "HOUSE", "UNEMP", "LRIR", "CSENT", "IPM", "HOUSE", "UNEMP", "LRIR", "CSENT", "IPM", "HOUSE", "UNEMP", "LRIR", "CSENT", "IPM", "HOUSE", "UNEMP", "LRIR", "CSENT", "IPM", "HOUSE", "UNEMP", "LRIR", "CSENT", "IPM", "HOUSE", "UNEMP", "LRIR", "CSENT", "IPM", "HOUSE", "UNEMP", "LRIR", "CSENT", "IPM", "HOUSE", "UNEMP", "LRIR", "CSENT", "IPM", "HOUSE", "UNEMP", "LRIR", "CSENT", "IPM", "HOUSE", "UNEMP", "LRIR", "CSENT", "IPM", "HOUSE", "UNEMP", "LRIR"], "x0": " ", "xaxis": "x2", "y": [0.04081, -0.000337, 0.02398, -0.1069, -0.07519, 0.04889, 0.01114, 0.01831, -0.09455, -0.07224, 0.05806, 0.02166, 0.02533, -0.08226, -0.05904, 0.06972, 0.03085, 0.04321, -0.06956, -0.04183, 0.07471, 0.03119, 0.04702, -0.06197, -0.03701, 0.07457, 0.02789, 0.03804, -0.05664, -0.03735, 0.05387, 0.02029, 0.05396, -0.07196, -0.04065, 0.07177, 0.04083, 0.05857, -0.05383, -0.0265, 0.09951, 0.05957, 0.07758, -0.03473, 0.0004834, 0.118, 0.0749, 0.1025, -0.01602, 0.02351, 0.122, 0.07913, 0.1124, -0.005206, 0.02465, 0.1178, 0.07841, 0.104, 0.002338, 0.01547, 0.02598, 0.0003075, 0.05186, -0.05192, -0.03283, 0.04564, 0.02261, 0.05546, -0.03961, -0.005958, 0.08549, 0.05161, 0.07982, -0.02045, 0.03071, 0.1128, 0.07878, 0.1143, 0.004609, 0.05692, 0.1188, 0.09191, 0.1316, 0.02114, 0.05364, 0.1079, 0.09421, 0.1217, 0.0301, 0.03293], "y0": " ", "yaxis": "y2"}], "layout": {"annotations": [{"font": {"color": "grey", "size": 11}, "showarrow": false, "text": "RMSE", "x": 0.225, "xanchor": "center", "xref": "paper", "y": 0.95, "yanchor": "bottom", "yref": "paper"}, {"font": {"color": "grey", "size": 11}, "showarrow": false, "text": "Adj-R2", "x": 0.775, "xanchor": "center", "xref": "paper", "y": 0.95, "yanchor": "bottom", "yref": "paper"}], "height": 400, "legend": {"orientation": "h", "title": {"text": "Moving Averages:"}, "x": 0.5, "xanchor": "center", "y": -0.25, "yanchor": "top"}, "margin": {"b": 60, "l": 80, "r": 40, "t": 80}, "title": {"text": "Observe Backward Elimination in All Models With Repect to Moving Averages<br><span style=\"font-size: 12.5px; color: lightgrey;\"> -- How meansures are changed by removing the impact of each coefficient</span>"}, "width": 800, "xaxis": {"anchor": "y", "domain": [0, 0.45]}, "xaxis2": {"anchor": "y2", "domain": [0.55, 1]}, "yaxis": {"anchor": "x", "domain": [0, 1], "title": {"text": "Difference"}}, "yaxis2": {"anchor": "x2", "domain": [0, 1]}}}
